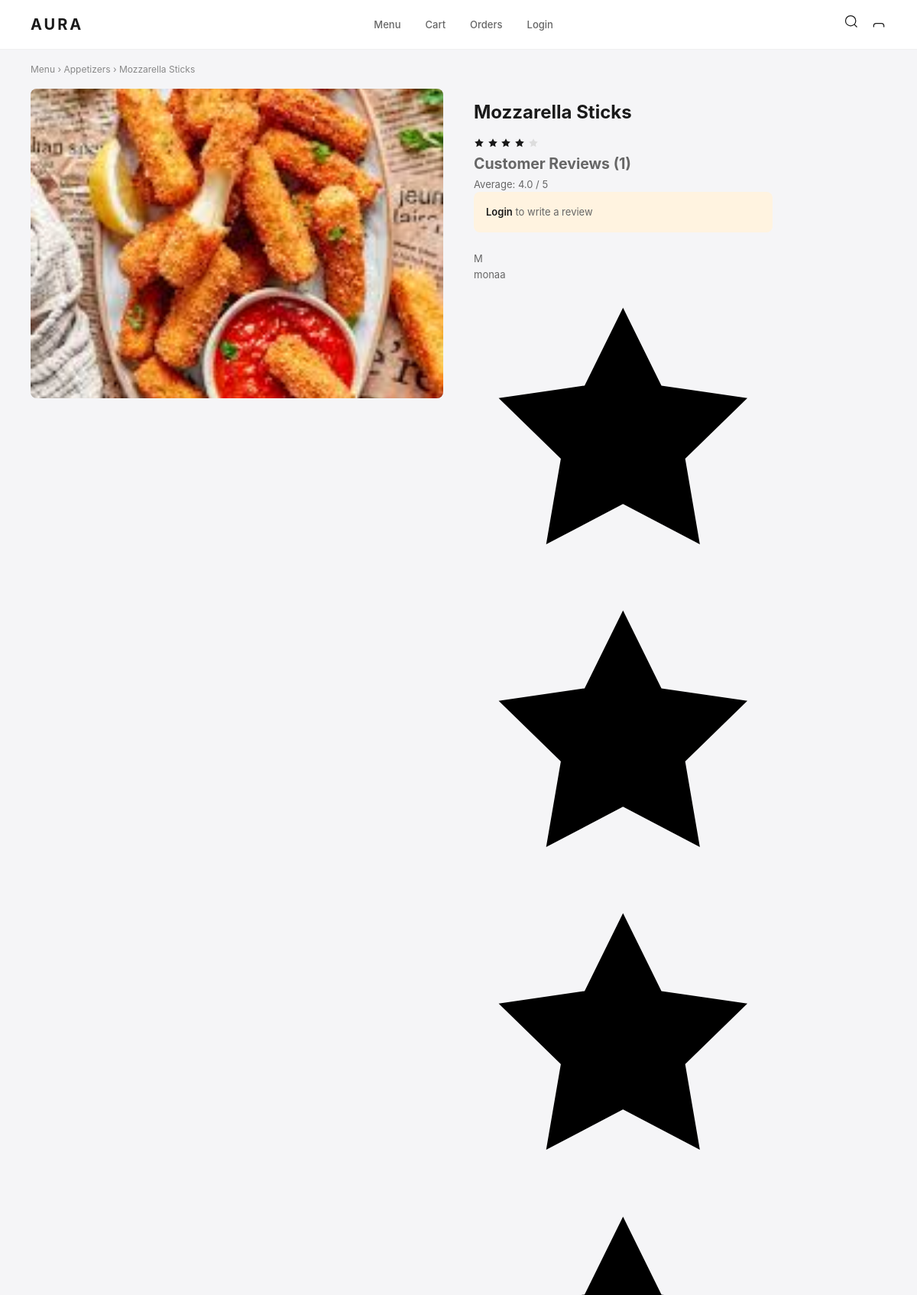
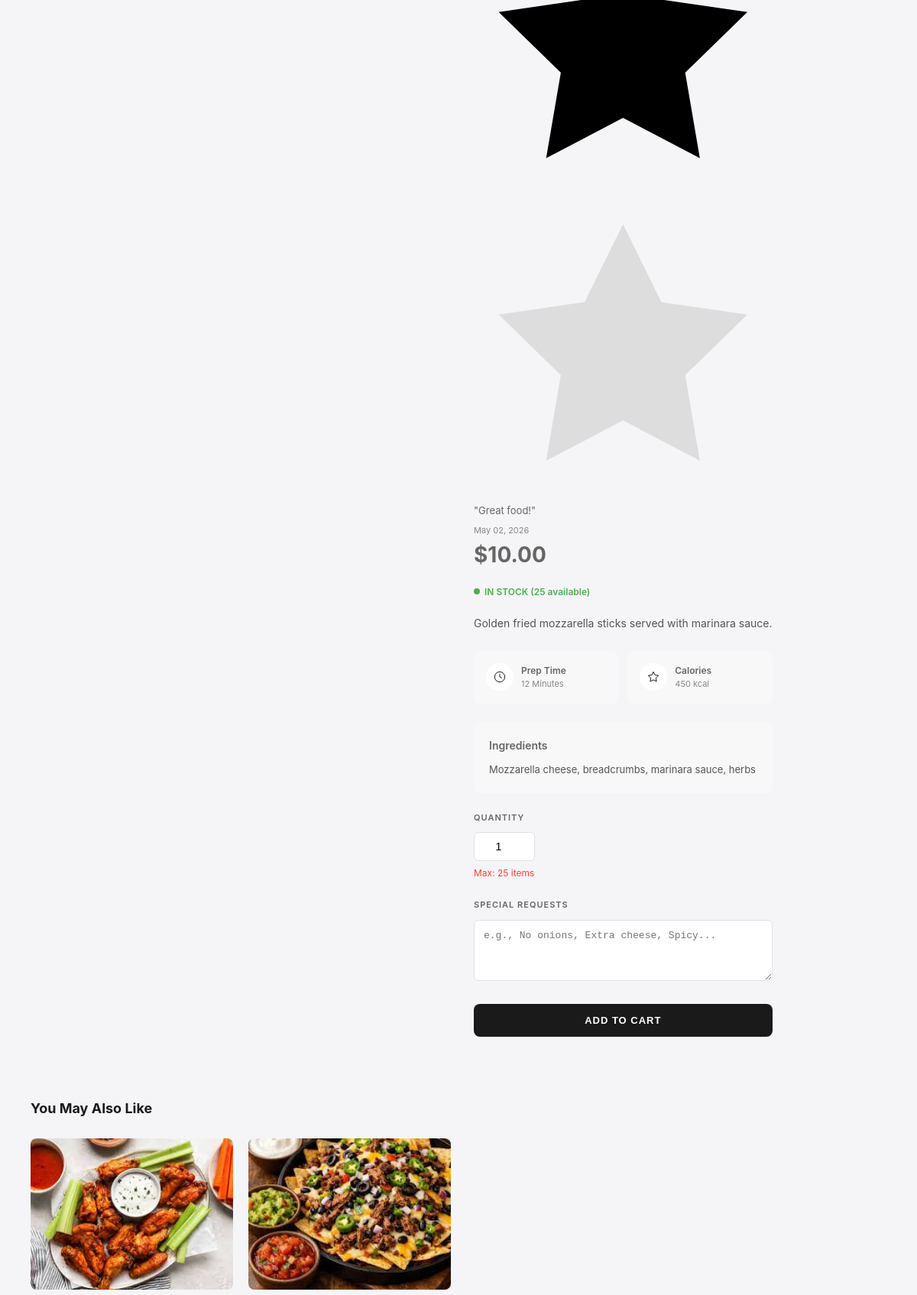
Screenshot of /customer/product/1 (upper part) with the database file from the repository (2 pictures, top to bottom).
### app/models/menu_item.py (models this page shows, shortened)
class MenuItem(db.Model):
    __tablename__ = 'menu_items'
    id = db.Column(db.Integer, primary_key=True)
    name = db.Column(db.String(100), nullable=False)
    description = db.Column(db.Text)
    price = db.Column(db.Numeric(10, 2), nullable=False)
    category = db.Column(db.Enum(Category), nullable=False)
    image_url = db.Column(db.String(255))
    is_available = db.Column(db.Boolean, default=True)
    stock_quantity = db.Column(db.Integer, default=10)  # ← NEW: Available stock
    preparation_time = db.Column(db.Integer, default=15)
    calories = db.Column(db.Integer)
    ingredients = db.Column(db.Text)
    created_at = db.Column(db.DateTime, default=db.func.current_timestamp())
    order_items = db.relationship('OrderItem', backref='menu_item', lazy=True)
    reviews = db.relationship('Review', backref='menu_item', lazy=True, cascade='all, delete-orphan')
    @property
    def available_stock(self):
        from app.models.orders import Order, OrderStatus
        from app.models.order_item import OrderItem
        pending = db.session.query(db.func.sum(OrderItem.quantity)).join(
            Order, OrderItem.order_id == Order.id
        ).filter(
            OrderItem.menu_item_id == self.id,
            Order.status.in_([OrderStatus.PENDING, OrderStatus.CONFIRMED])
        ).scalar() or 0
        return max(0, self.stock_quantity - pending)
    @property
    def average_rating(self):
        if not self.reviews:
            return 0
        return round(sum(r.rating for r in self.reviews) / len(self.reviews), 1)

### app/models/review.py (models this page shows, shortened)
class Review(db.Model):
    __tablename__ = 'reviews'
    id = db.Column(db.Integer, primary_key=True)
    menu_item_id = db.Column(db.Integer, db.ForeignKey('menu_items.id'), nullable=False)
    customer_id = db.Column(db.Integer, db.ForeignKey('users.id'), nullable=False)
    rating = db.Column(db.Integer, nullable=False)  # 1-5
    comment = db.Column(db.Text)
    created_at = db.Column(db.DateTime, default=datetime.utcnow)
    customer = db.relationship('User', back_populates='reviews')

### app/models/user.py (models this page shows, shortened)
class User(db.Model):
    __tablename__ = 'users'
    id = db.Column(db.Integer, primary_key=True)
    username = db.Column(db.String(80), unique=True, nullable=False)
    email = db.Column(db.String(120), unique=True, nullable=False)
    password_hash = db.Column(db.String(256), nullable=False)
    phone = db.Column(db.String(20))
    address = db.Column(db.Text)
    created_at = db.Column(db.DateTime, default=datetime.utcnow)
    orders = db.relationship('Order', back_populates='customer', lazy=True, cascade='all, delete-orphan')
    reviews = db.relationship('Review', back_populates='customer', lazy=True, cascade='all, delete-orphan')

### app/routes/customer.py (the view)
@customer_bp.route('/product/<int:id>')
def product_details(id):
    from app.models.menu_item import MenuItem
    item = MenuItem.query.get_or_404(id)
    related = MenuItem.query.filter_by(
        category=item.category,
        is_available=True
    ).filter(MenuItem.id != id).limit(4).all()
    reviews = item.reviews.order_by(Review.created_at.desc()).all() if hasattr(item.reviews, 'order_by') else item.reviews
    return render_template('products/product_details.html',
                         item=item,
                         related=related,
                         reviews=reviews)

### app/templates/products/product_details.html (shortened to what this page needs)
{% extends "base.html" %}
{% block content %}
<div class="bread">
  <a href="{{ url_for('customer.menu') }}">Menu</a> ›
  <a href="{{ url_for('customer.menu', category=item.category.value.lower().replace(' ', '_')) }}">{{ item.category.value }}</a> ›
  {{ item.name }}
</div>
<main class="wrap">
  <div class="main">
    {% if item.image_url %}
      <img src="{{ item.image_url }}" alt="{{ item.name }}">
    {% else %}
      <img src="https://via.placeholder.com/600x450?text={{ item.name }}" alt="{{ item.name }}">
    {% endif %}
  </div>
  <div class="info">
    <h1>{{ item.name }}</h1>
    <div class="rating">
      <div class="stars">
        {% set avg_rating = item.average_rating %}
        {% for i in range(5) %}
          {% if i < avg_rating|int %}
            <svg width="14" height="14" viewBox="0 0 24 24" fill="var(--c1)"><path d="M12 2l3.09 6.26L22 9.27l-5 4.87 1.18 6.88L12 17.77l-6.18 3.25L7 14.14 2 9.27l6.91-1.01L12 2z"/></svg>
          {% else %}
            <svg width="14" height="14" viewBox="0 0 24 24" fill="#ddd"><path d="M12 2l3.09 6.26L22 9.27l-5 4.87 1.18 6.88L12 17.77l-6.18 3.25L7 14.14 2 9.27l6.91-1.01L12 2z"/></svg>
          {% endif %}
        {% endfor %}
      <section class="reviews">
  <div class="head">
    <div>
      <h2>Customer Reviews ({{ item.reviews|length }})</h2>
      {% if item.reviews %}
        <span style="font-size:13px;color:var(--cg);">
          Average: {{ item.average_rating }} / 5
        </span>
      {% endif %}
    </div>
  </div>
  {% if current_user.is_authenticated %}
    {% set user_reviewed = item.reviews | selectattr('customer_id', 'equalto', current_user.id) | list | length > 0 %}
    {% if not user_reviewed %}
    <div class="add-review-form" style="background:#f8f8f8;padding:24px;border-radius:var(--r);margin-bottom:24px;">
      <h3 style="font-size:16px;margin-bottom:16px;">Write a Review</h3>
      <form action="{{ url_for('customer.add_review', item_id=item.id) }}" method="POST">
        <input type="hidden" name="csrf_token" value="{{ csrf_token() }}">
        <div class="rating-input" style="margin-bottom:16px;">
          <label style="display:block;font-size:12px;font-weight:600;margin-bottom:8px;">Your Rating</label>
          <div class="stars-select" style="display:flex;gap:8px;">
            {% for i in range(1, 6) %}
            <label style="cursor:pointer;font-size:24px;color:#ddd;transition:color 0.2s;"
                   onmouseover="highlightStars({{ i }})"
                   onmouseout="resetStars()"
                   onclick="setRating({{ i }})">
              <input type="radio" name="rating" value="{{ i }}" style="display:none;" required>
              ★
            </label>
            {% endfor %}
          </div>
        </div>
        <div style="margin-bottom:16px;">
          <label style="display:block;font-size:12px;font-weight:600;margin-bottom:8px;">Your Review</label>
          <textarea name="comment" placeholder="Tell us what you think..."
                    style="width:100%;padding:12px;border:1.5px solid var(--cb);border-radius:6px;font-size:13px;resize:vertical;min-height:100px;"></textarea>
        </div>
        <button type="submit" class="btn btn-b" style="width:auto;padding:12px 24px;">Submit Review</button>
      </form>
    </div>
    <script>
      function highlightStars(n) {
        const stars = document.querySelectorAll('.stars-select label');
        stars.forEach((star, index) => {
          star.style.color = index < n ? 'var(--c1)' : '#ddd';
        });
      }
      function resetStars() {
        const selected = document.querySelector('input[name="rating"]:checked');
        const rating = selected ? selected.value : 0;
        highlightStars(rating);
      }
      function setRating(n) {
        const inputs = document.querySelectorAll('input[name="rating"]');
        inputs[n-1].checked = true;
        highlightStars(n);
      }
    </script>
    {% else %}
    <div style="background:#e8f5e9;padding:16px;border-radius:var(--r);margin-bottom:24px;color:#2e7d32;font-size:13px;">
      ✓ You already reviewed this item
    </div>
    {% endif %}
  {% else %}
    <div style="background:#fff3e0;padding:16px;border-radius:var(--r);margin-bottom:24px;">
      <a href="{{ url_for('auth.login') }}" style="color:var(--c1);font-weight:600;">Login</a> to write a review
    </div>
  {% endif %}
  {% if item.reviews %}
  <div class="r-grid">
    {% for review in item.reviews %}
    <div class="r-card">
      <div class="r-user">
        <div class="r-avatar">{{ review.customer.username[0]|upper }}</div>
        <div>
          <div class="r-name">{{ review.customer.username }}</div>
          <div class="r-stars">
            {% for i in range(5) %}
              {% if i < review.rating %}
                <svg viewBox="0 0 24 24"><path d="M12 2l3.09 6.26L22 9.27l-5 4.87 1.18 6.88L12 17.77l-6.18 3.25L7 14.14 2 9.27l6.91-1.01L12 2z"/></svg>
              {% else %}
                <svg viewBox="0 0 24 24" fill="#ddd"><path d="M12 2l3.09 6.26L22 9.27l-5 4.87 1.18 6.88L12 17.77l-6.18 3.25L7 14.14 2 9.27l6.91-1.01L12 2z"/></svg>
              {% endif %}
            {% endfor %}
          </div>
        </div>
      </div>
      <p class="r-text">"{{ review.comment or 'Great food!' }}"</p>
      <div style="font-size:11px;color:var(--cl);margin-top:8px;">
        {{ review.created_at.strftime('%B %d, %Y') }}
      </div>
    </div>
    {% endfor %}
  </div>
  {% else %}
  <div class="no-reviews">
    <p>No reviews yet. Be the first to review!</p>
  </div>
  {% endif %}
</section>
    <div class="price">
      <span class="now">${{ "%.2f"|format(item.price|float) }}</span>
    </div>
    {% set available = item.available_stock %}
    {% if available > 5 %}
      <div class="stock in-stock">
        <span class="dot in-stock"></span>
        IN STOCK ({{ available }} available)
      </div>
    {% elif available > 0 %}
      <div class="stock low-stock">
        <span class="dot low-stock"></span>
        LOW STOCK - Only {{ available }} left!
      </div>
    {% else %}
      <div class="stock out-of-stock">
        <span class="dot out-of-stock"></span>
        OUT OF STOCK
      </div>
    {% endif %}
    <p class="desc">{{ item.description or 'Delicious food crafted with passion and the finest ingredients.' }}</p>
    <div class="meta-info">
      <div class="meta-item">
        <div class="meta-icon">
          <svg viewBox="0 0 24 24"><circle cx="12" cy="12" r="10"/><polyline points="12 6 12 12 16 14"/></svg>
        </div>
        <div>
          <div class="meta-t">Prep Time</div>
          <div class="meta-s">{{ item.preparation_time }} Minutes</div>
        </div>
      </div>
      <div class="meta-item">
        <div class="meta-icon">
          <svg viewBox="0 0 24 24"><path d="M12 2l3.09 6.26L22 9.27l-5 4.87 1.18 6.88L12 17.77l-6.18 3.25L7 14.14 2 9.27l6.91-1.01L12 2z"/></svg>
        </div>
        <div>
          <div class="meta-t">Calories</div>
          <div class="meta-s">{{ item.calories or 'N/A' }} kcal</div>
        </div>
      </div>
    </div>
    {% if item.ingredients %}
    <div class="ingredients">
      <h3>Ingredients</h3>
      <p>{{ item.ingredients }}</p>
    </div>
    {% endif %}
    {% if available > 0 %}
    <form action="{{ url_for('customer.add_to_cart') }}" method="POST">
      <div class="quantity">
        <div class="label">Quantity</div>
        <input type="number" name="quantity" class="qty-input" value="1" min="1" max="{{ available }}" required>
        <div class="stock-limit">Max: {{ available }} items</div>
      </div>
      <div class="special-requests">
        <div class="label">Special Requests</div>
        <textarea name="special_requests" placeholder="e.g., No onions, Extra cheese, Spicy..."></textarea>
      </div>
      <div class="btns">
        <button type="submit" class="btn btn-b">Add to Cart</button>
      </div>
    </form>
    {% else %}
    <div class="btns">
      <button class="btn btn-b" disabled>Out of Stock</button>
    </div>
    {% endif %}
  </div>
</main>
{% if related %}
<section class="rec">
  <h2>You May Also Like</h2>
  <div class="rec-g">
    {% for rel in related %}
    <a href="{{ url_for('customer.product_details', id=rel.id) }}" class="rec-c">
      <div class="rec-img">
        {% if rel.image_url %}
          <img src="{{ rel.image_url }}" alt="{{ rel.name }}">
        {% else %}
          <img src="https://via.placeholder.com/300x225?text={{ rel.name }}" alt="{{ rel.name }}">
        {% endif %}
      </div>
    </a>
    {% endfor %}
  </div>
</section>
{% endif %}
{% endblock %}

### app/templates/base.html (shortened to what this page needs)
<!DOCTYPE html>
<html lang="en">
<head>
<link rel="stylesheet" href="{{ url_for('static', filename='css/style.css') }}">
</head>
<body>
{% block navbar %}
<nav class="nav">
  <div class="logo">AURA</div>
  <ul class="links">
    <li><a href="{{ url_for('customer.menu') }}" class="{% if request.endpoint == 'customer.menu' %}active{% endif %}">Menu</a></li>
    <li><a href="{{ url_for('customer.cart') }}">Cart</a></li>
    <li><a href="{{ url_for('customer.orders') }}">Orders</a></li>
    {% if current_user.is_authenticated %}
      <li><a href="{{ url_for('auth.logout') }}">Logout</a></li>
    {% else %}
      <li><a href="{{ url_for('auth.login') }}">Login</a></li>
    {% endif %}
  </ul>
  <div class="icons">
    <a href="{{ url_for('customer.menu') }}">
      <svg viewBox="0 0 24 24"><circle cx="11" cy="11" r="8"/><path d="m21 21-4.35-4.35"/></svg>
    </a>
    <a href="{{ url_for('customer.cart') }}">
      <svg viewBox="0 0 24 24"><path d="M20 21v-2a4 4 0 0 0-4-4H8a4 4 0 0 0-4 4v2"/></svg>
    </a>
  </div>
</nav>
{% endblock %}
{% block content %}{% endblock %}
</body>
</html>

### rows the page displays
MenuItem: category.value "Appetizers", name "Mozzarella Sticks", image_url (picture), price "10.00", description "Golden fried mozzarella sticks served with marinara sauce.", preparation_time "12", calories "450", ingredients "Mozzarella cheese, breadcrumbs, marinara sauce, herbs"
Review: average_rating "4.0", customer "M", customer.username "monaa", comment "Great food!", created_at "May 02, 2026"
MenuItem: image_url (picture)
MenuItem: image_url (picture)

### other values shown
{{ item.reviews|length }} "1"
{{ available }} "25"
